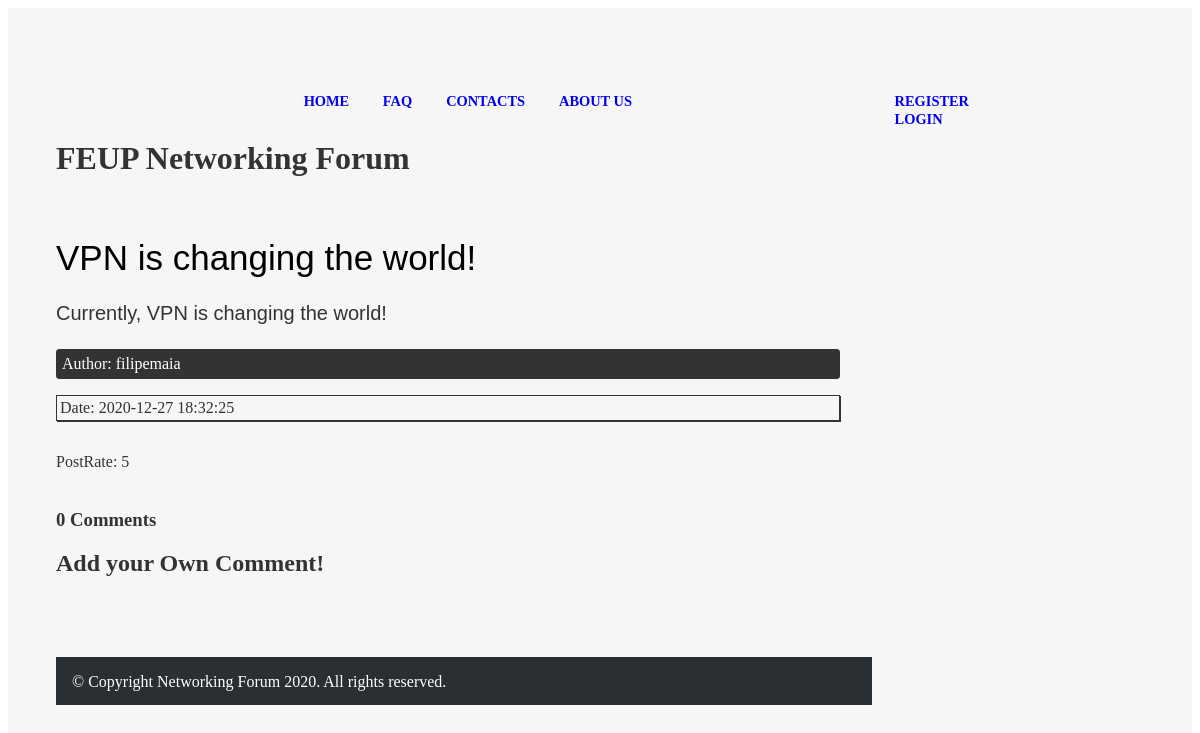
The page /php/post.php?postid=1 on the database its author committed.
### tables this page shows
CREATE TABLE forumpost (
    postid integer PRIMARY KEY AUTOINCREMENT,
    posttitle text NOT NULL,
    content text CHECK(LENGTH(content)>= 0 AND LENGTH(content)<20000),
    username text REFERENCES user, 
    published INTEGER, 
    topic text REFERENCES topic, 
    postrate integer CHECK(postrate>=0 AND postrate <=5)
    );

### database/posts.php (called while the page is built, shortened)
<?php
function getPostbyID($postid)
{
   global $dbh;
   $stmt = $dbh->prepare('SELECT posttitle, content, username,published from forumpost where postid = ?');
   $stmt->execute(array($postid));
   return $stmt->fetch();
}
function getPostRate($postid)
{
    global $dbh;
    $stmt = $dbh->prepare('SELECT postid, AVG(number) AS rating from postevaluation where postid = ?');
    $stmt->execute(array($postid));
    return $stmt->fetch();
}

### php/post.php (the view, shortened to what this page needs)
<?php
require_once("../database/init.php");
require_once("../database/posts.php");
include_once("../templates/homepage_section/header_pagina_inicial_tpl.php");
$postid = $_GET['postid'];
$result = getPostbyID($postid);
$postrate = getPostRate($postid);
?>
    <br> <br>
    <article id = "fullArticle">
        <p class = "articleTitle"><?php echo $result["posttitle"] ?></p>
        <p class = "articleContent"><?php echo $result["content"] ?></p>
        <p class = "articleAuthor">Author: <?php echo $result["username"] ?></p>
        <p class="date"> Date: <?= $result["published"] ;?></p>
            <p> PostRate: <?php echo $postrate["rating"];?> </p>
        <?php
        include_once("../templates/comments/list_comments_tpl.php");
        include_once("../templates/static_sections/footer_tpl.php");
        ?>

### css/initialpage.css (style rules this page uses)
* { list-style: none; }
.date { border: 1px solid; padding: 3px; box-shadow: 1px 1px; margin-bottom: 2em; }
p.articleTitle { color: #000000; font-family: 'Raleway',sans-serif; font-size: 35px; font-weight: 80; margin: 0 0 24px; text-align: left; }
p.articleContent { color: #333333;; font-family: Verdana, Geneva, Tahoma, sans-serif; font-size: 20px; margin: 0 0 24px; text-align: left; }
p.articleAuthor { background-color: #333333; border: 1px solid #333333; border-radius: 3px 3px 3px 3px; box-shadow: 0 0 1px #333333 inset; color: white; padding: 5px; }

### rows shown on the page
forumpost: posttitle "VPN is changing the world!", content "Currently, VPN is changing the world!", username "filipemaia", published "2020-12-27 18:32:25"

### other values the page prints
$postrate["rating"] "5"
count($comments) "0"
